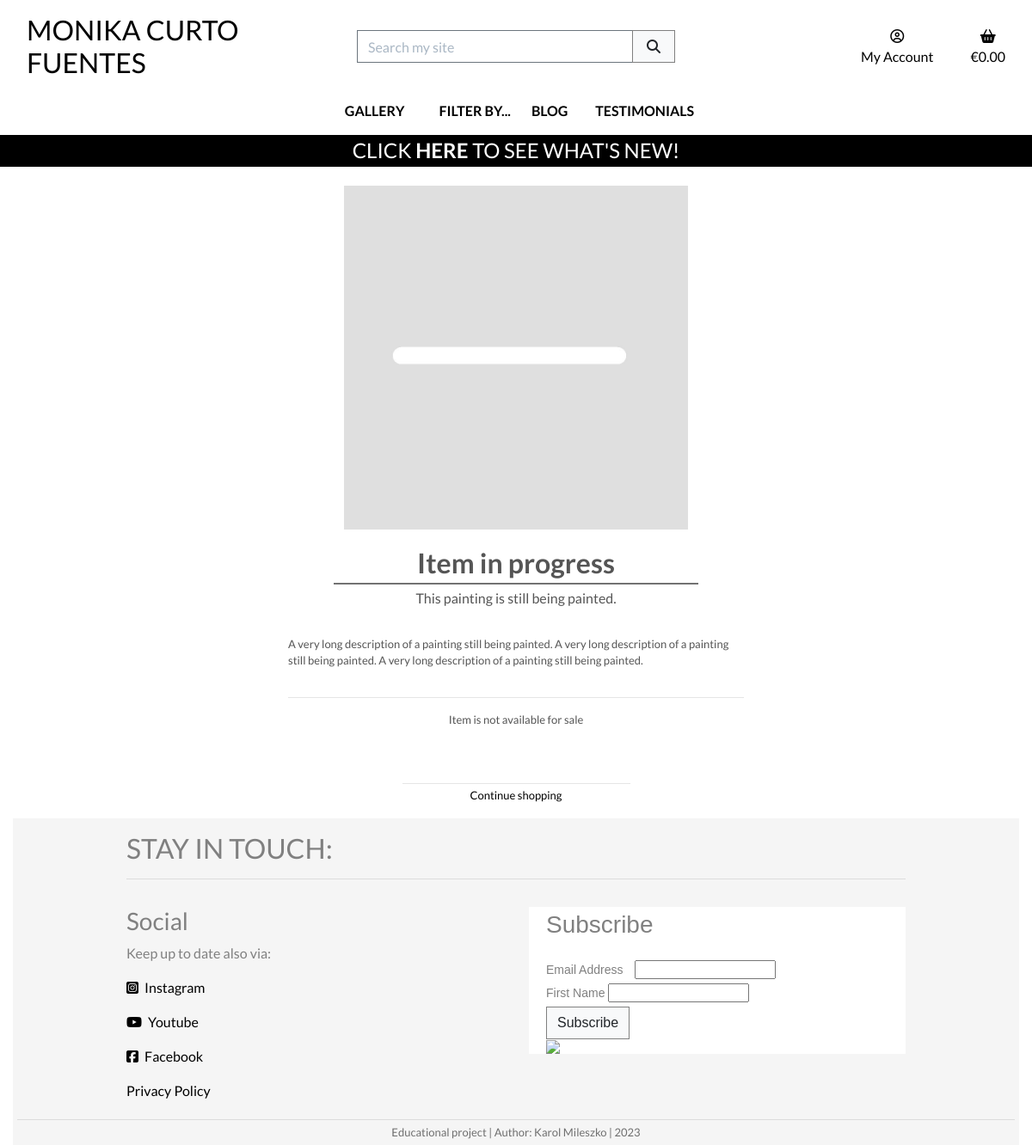
/products/4/, run on the app's committed database.
### products/models.py (models this page shows, shortened)
class Product(models.Model):
    title = models.CharField(
        max_length=254,
        unique=True)
    sku = models.CharField(
        max_length=254,
        null=True,
        blank=True)
    excerpt = models.TextField(
        blank=True)
    description = models.TextField()
    price = models.DecimalField(
        max_digits=6,
        decimal_places=2,
        null=True,
        blank=True)
    image = models.ImageField(
        null=True,
        blank=True)
    category = models.ForeignKey(
        'Category',
        null=True,
        blank=True,
        on_delete=models.SET_NULL)
    orientation = models.CharField(
        max_length=9,
        choices=ORIENTATION,
        null=True,
        blank=True)
    is_unique = models.BooleanField(
        default=True)
    priority = models.CharField(
        max_length=10,
        choices=PRIORITY_CHOICES,
        default="3 - Normal",
        null=True,
        blank=True)
    highlight = models.BooleanField(
        default=False)
    available = models.BooleanField(
        default=True)
    live = models.BooleanField(
        default=True)
    created_on = models.DateTimeField(
        auto_now_add=True,
        null=True,
        blank=True)
    updated_on = models.DateTimeField(
        auto_now=True,
        null=True,
        blank=True)
    class Meta:
        ordering = ['priority', 'created_on']

### products/views.py (the view)
def product_detail(request, product_id):
    product = get_object_or_404(Product, pk=product_id)
    bag = request.session.get('bag', {})
    product_is_in_bag = str(product_id) in bag.keys()
    context = {
        'product': product,
        'product_is_in_bag': product_is_in_bag
    }
    return render(request, 'products/product_detail.html', context)

### bag/contexts.py (called while the page is built, shortened)
def bag_contents(request):
    bag_items = []
    total = 0
    product_count = 0
    bag = request.session.get('bag', {})
    if total < settings.FREE_DELIVERY_THRESHOLD and total > 0:
        min_charge = settings.DELIVERY_MIN_CHARGE
        delivery = max(
            total * Decimal(settings.STANDARD_DELIVERY_PERCENTAGE / 100),
            min_charge)
        free_delivery_delta = settings.FREE_DELIVERY_THRESHOLD - total
    else:
        delivery = 0
        free_delivery_delta = 0
    grand_total = delivery + total
    context = {
        'bag_items': bag_items,
        'total': total,
        'product_count': product_count,
        'delivery': delivery,
        'free_delivery_delta': free_delivery_delta,
        'free_delivery_threshold': settings.FREE_DELIVERY_THRESHOLD,
        'grand_total': grand_total,
    }
    return context

### products/templates/products/product_detail.html (shortened to what this page needs)
{% extends "base.html" %}
{% load static %}
{% block page_header %}
    <div class="container header-container">
    </div>
{% endblock %}
{% block content %}
    <div class="overlay"></div>
    <div class="container-fluid">
        <div class="row">
            <div class="col-12 col-md-8 offset-md-2 col-lg-6 offset-lg-3 mt-3">
                <div class="image-container text-center">
                {% if product.image %}
                    <a href="{{ product.image.url }}" target="_blank">
                        <img src="{{ product.image.url }}" alt="{{ product.name }}" class="card-img-top img-fluid">
                    </a>
                {% else %}
                    <img src="{{ MEDIA_URL }}placeholder.jpg" alt="{{ product.name }}" class="card-img-top img-fluid">
                {% endif %}
                </div>
                <div class="card-body text-center">
                    <h2 class="mb-0 font-weight-bold">{{ product.title }}</h2>
                    <hr class="hr-middle">
                    <p class="mb-0">{{ product.excerpt }}</p>
                </div>
                <div class="card-footer">
                    <div class="row mb-5">
                        <div class="col">
                            <p class="description">
                                {{ product.description|safe }}
                            </p>
                            <hr class="mt-1">
                            {% if product.available and product.price %}
                                <p class="float-left">
                                    <i class="fas fa-tag mr-1 text-muted"></i>
                                    &euro;{{ product.price }}
                                </p>
                                <div class="col-8 float-right pr-0 mr-0">
                                    <form class="form" action="{% url 'add_to_bag' product.id %}" method="POST">
                                        {% csrf_token %}
                                        <div>
                                            <p class="text-right">
                                                {% if product_is_in_bag and product.is_unique %}
                                                    Item is in your <a href="{% url 'view_bag' %}">bag</a>
                                                {% else %}
                                                    <input type="submit" value="Add to Bag &#128722;" class="btn-outline-black">
                                                {% endif %}
                                            </p>
                                        </div>
                                        <div class="container mt-2" {% if product.is_unique %}hidden{% endif %}>
                                            <div class="row justify-content-end text-right">
                                                <div class="col order-1">
                                                    <label for="quantity" class="block mr-2 text-right">Quantity:</label>
                                                </div>
                                                <div class="col order-2 px-0 align-self-end">
                                                    <input class="form-control qty_input text-right" type="number"
                                                        name="quantity" value="1" min="1" max="10"
                                                        data-item_id="{{ product.id }}"
                                                        id="id_qty_{{ product.id }}">
                                                </div>
                                            </div>
                                        </div>
                                        <input type="hidden" name="redirect_url" value="{{ request.path }}">
                                    </form>
                                </div>
                            {% elif product.available and not product.price %}
                                <p class="text-center">
                                    Please enquire about price
                                </p>
                            {% else %}
                                <p class="text-center">
                                    Item is not available for sale
                                </p>
                            {% endif %}
                    </div>
                </div>
                <div class="text-center">
                    <hr class="w-50 font-black mb-1">
                    <a href="{% url 'products' %}">
                        <p>Continue shopping</p>
                    </a>
                </div>
            </div>
        </div>
    </div>
{% endblock %}

### static/css/base.css (style rules this page uses)
html { height: 100%; }
body { background: url('/media/homepage_background.jpg') no-repeat center center fixed; background-size: cover; height: calc(100vh - 200px); color: #555; font-family: 'Lato'; }
a:link { color: black; text-decoration: none; }
.hr-middle { height: 0.25px; background: rgb(120, 120, 120); width: 80%; margin: .25rem 10% .25rem 10%; }
.card-footer { background-color: #fff; border-top: none; padding-bottom: 0; }
.card-footer p { font-size: small; }
.image-container img { max-height: 50vh !important; object-fit: contain; }
.description { margin-bottom: 2rem; }
.overlay { height: 100%; width: 100%; top: 0; left: 0; position: fixed; background: white; z-index: -1; }
@media (min-width: 1200px) { .container { max-width: 80%; } }
@media (min-width: 992px) { .header-container { padding-top: 200px; } }

### data on the page
Product: title "Item in progress", excerpt "This painting is still being painted.", description "A very long description of a painting still being painted. A very long description of a painting still being painted. A very long description of a painting still being painted."
